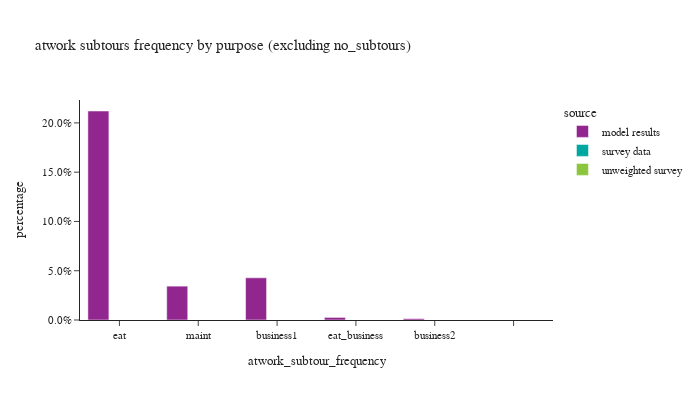

The notebook cell this image was saved under:
### Code cell
df_plot = work_tour.groupby(['source','atwork_subtour_frequency'])['tour_weight'].sum().reset_index()
df_plot['percentage'] = df_plot.groupby(['source'], group_keys=False)['tour_weight']. \
    apply(lambda x: x / float(x.sum()))
fig1 = px.bar(df_plot.loc[df_plot['atwork_subtour_frequency']!='no_subtours'], x='atwork_subtour_frequency', y="percentage", color="source", barmode="group",
              category_orders={"atwork_subtour_frequency": ['no_subtours','eat','maint','business1','eat_business','business2']},
              title="atwork subtours frequency by purpose (excluding no_subtours)")
fig1.for_each_annotation(lambda a: a.update(text = a.text.split("=")[-1]))
fig1.update_layout(height=400, width=700, font=dict(size=11), yaxis=dict(tickformat=".1%"))
fig1.show()

### Figure 1 — Plotly figure (JSON) as saved in the notebook; plotly's stock layout.template omitted (floating-point values rounded to 4 significant figures)
{"data": [{"alignmentgroup": "True", "hovertemplate": "source=model results<br>atwork_subtour_frequency=%{x}<br>percentage=%{y}<extra></extra>", "legendgroup": "model results", "marker": {"color": "#91268F", "pattern": {"shape": ""}}, "name": "model results", "offsetgroup": "model results", "orientation": "v", "showlegend": true, "textposition": "auto", "type": "bar", "x": ["eat", "business1", "maint", "business2", "eat_business", ""], "xaxis": "x", "y": [0.2121, 0.04281, 0.03436, 0.001373, 0.002623, 0.0], "yaxis": "y"}, {"alignmentgroup": "True", "hovertemplate": "source=survey data<br>atwork_subtour_frequency=%{x}<br>percentage=%{y}<extra></extra>", "legendgroup": "survey data", "marker": {"color": "#00A7A0", "pattern": {"shape": ""}}, "name": "survey data", "offsetgroup": "survey data", "orientation": "v", "showlegend": true, "textposition": "auto", "type": "bar", "x": ["eat", "business1", "maint", "business2", "eat_business", ""], "xaxis": "x", "y": [null, null, null, null, null, null], "yaxis": "y"}, {"alignmentgroup": "True", "hovertemplate": "source=unweighted survey<br>atwork_subtour_frequency=%{x}<br>percentage=%{y}<extra></extra>", "legendgroup": "unweighted survey", "marker": {"color": "#8CC63E", "pattern": {"shape": ""}}, "name": "unweighted survey", "offsetgroup": "unweighted survey", "orientation": "v", "showlegend": true, "textposition": "auto", "type": "bar", "x": ["eat", "business1", "maint", "business2", "eat_business", ""], "xaxis": "x", "y": [null, null, null, null, null, null], "yaxis": "y"}], "layout": {"barmode": "group", "font": {"size": 11}, "height": 400, "legend": {"title": {"text": "source"}, "tracegroupgap": 0}, "title": {"text": "atwork subtours frequency by purpose (excluding no_subtours)"}, "width": 700, "xaxis": {"anchor": "y", "categoryarray": ["no_subtours", "eat", "maint", "business1", "eat_business", "business2"], "categoryorder": "array", "domain": [0.0, 1.0], "title": {"text": "atwork_subtour_frequency"}}, "yaxis": {"anchor": "x", "domain": [0.0, 1.0], "tickformat": ".1%", "title": {"text": "percentage"}}}}
